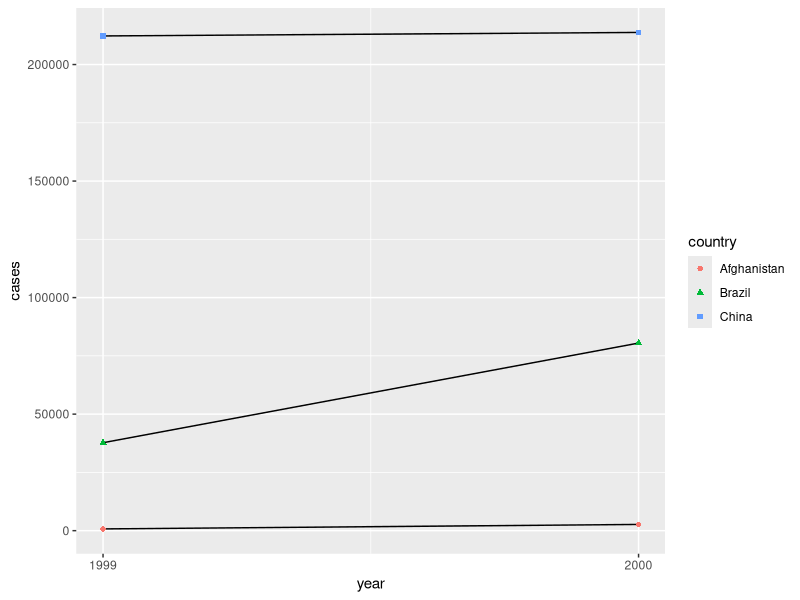
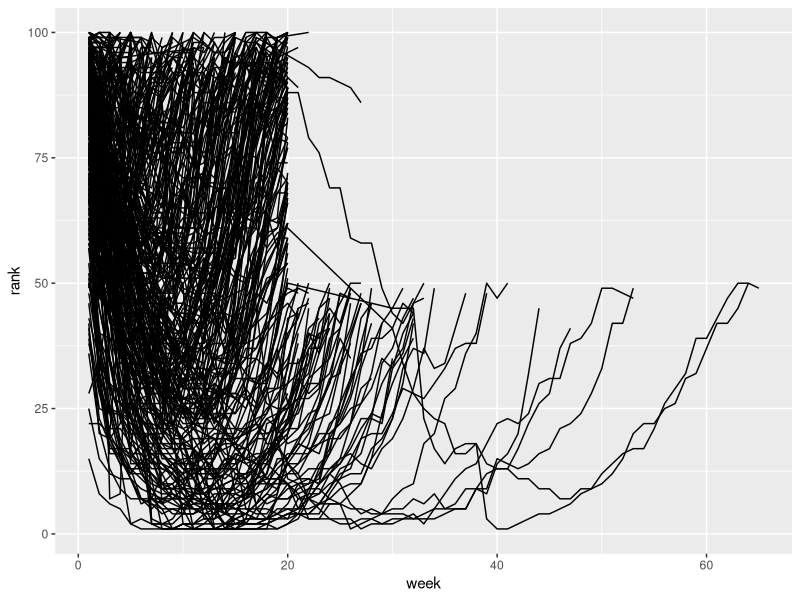

These figures' R source, in order:
library(tidyverse)
table1
table2
table3

table1 |> mutate(rate = cases / population * 10000)

table1 |> 
  group_by(year) |> 
  summarize(total_cases = sum(cases))

ggplot(table1, aes(x = year, y = cases)) +
  geom_line(aes(group = country)) +
  geom_point(aes(color = country, shape = country)) +
  scale_x_continuous(breaks = c(1999, 2000))

# Exercises 5.2.1

# For each of the sample tables, describe what each observation and each column represents.
# table2: country, year, type (cases or population), count
# table3: country, year, rate (cases / population)

# Sketch out the process you’d use to calculate the rate for table2 and table3.
# You will need to perform four operations:
# Extract the number of TB cases per country per year.
# Extract the matching population per country per year.
# Divide cases by population, and multiply by 10000.
# Store back in the appropriate place.

table2 |> 
  pivot_wider(
    names_from = type,
    values_from = count
  )

table3 |>
  separate(rate, into = c("cases", "population"), sep = "/")

billboard # billboard rank of songs in the year 2000
# we have 76 columns (wk1-wk76) that describe the rank of the song in each week

billboard |> 
  pivot_longer(
    cols = starts_with("wk"), 
    names_to = "week", 
    values_to = "rank"
  )

billboard |> 
  pivot_longer(
    cols = starts_with("wk"), 
    names_to = "week", 
    values_to = "rank",
    values_drop_na = TRUE
  )

billboard |> 
  pivot_longer(
    cols = starts_with("wk"), 
    names_to = "week", 
    values_to = "rank",
    values_drop_na = TRUE
  ) |> 
  mutate(
    week = parse_number(week)
  ) |>
  ggplot(aes(x = week, y = rank, group = track)) + 
  geom_line()

# pivoting (reshaping)
# bp blood pressure
df <- tribble(
  ~id,  ~bp1, ~bp2,
  "A",  100,  120,
  "B",  140,  115,
  "C",  120,  125
)
df |> 
  pivot_longer(
    cols = bp1:bp2,
    names_to = "measurement",
    values_to = "value"
  )

# tuberculosis diagnoses
who2 |> 
  pivot_longer(
    cols = !(country:year),
    names_to = c("diagnosis", "gender", "age"), 
    names_sep = "_",
    values_to = "count",
    values_drop_na = TRUE
  )

# .value overrides the usual values_to argument to use the first component of the pivoted column name as a variable name in the output.
household |> 
  pivot_longer(
    cols = !family, 
    names_to = c(".value", "child"), 
    names_sep = "_", 
    values_drop_na = TRUE
  )

cms_patient_experience |> 
  pivot_wider(
    id_cols = starts_with("org"),
    names_from = measure_cd,
    values_from = prf_rate
  )

df <- tribble(
  ~id, ~measurement, ~value,
  "A",        "bp1",    100,
  "B",        "bp1",    140,
  "B",        "bp2",    115, 
  "A",        "bp2",    120,
  "A",        "bp3",    105
)
df |> 
  pivot_wider(
    names_from = measurement,
    values_from = value
  )
